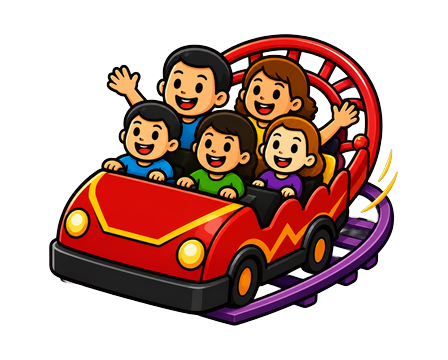
#> input picture apps/theme-park/scripts/symbol-sources/car-draw-high.png, 448 x 360 px, given in place of plaza.webp, which was not available
$ python build_backdrop.py
#> lines starting #> are read from the running program, lines starting #| are printed output that depends on the picture; pictures that were not available may be replaced by others from this repository, and a replacement may not be noted
#!/usr/bin/env python3
"""Bake the two full-viewport CSS backdrop blurs into assets.

Both `.game-shell::before` (<Game>) and `.backdrop` (<SplashIntro>) used to paint the full-size art
and then ask the browser for `filter: blur(20-26px) brightness(...) saturate(...)` on a layer the
size of the viewport. WebKit rasterises large-radius blurs far slower than Blink does, and this one
sits directly under a canvas that repaints every frame — measured on forest-gang as one of the two
causes of "Safari is very laggy". A blurred image is a blurred image: bake it once, ship a tiny file,
and let the browser do nothing but scale it.

The blur radius is scaled to the BAKE size. CSS `blur(<len>)` is a Gaussian whose standard deviation
IS that length, applied at the element's rendered size — roughly 1.24x the viewport width here
(inset -6% plus scale(1.12)). So the equivalent radius at bake width w is `len * w / rendered`, and
the browser's own upscale back to the viewport only smooths it further.

Run from apps/theme-park:  python3 scripts/backdrop/build_backdrop.py
"""

from pathlib import Path

from PIL import Image, ImageEnhance, ImageFilter

ROOT = Path(__file__).resolve().parents[2]
STATIC = ROOT / "static" / "assets" / "theme-park"

# Width the blur was authored against: a 1920 viewport, blown up by inset -6% and scale(1.12).
RENDERED_W = 1920 * 1.24
# Small enough that the file is a rounding error, large enough that the upscale stays smooth.
BAKE_W = 480


def bake(source: Path, target: Path, blur_px: float, brightness: float, saturate: float) -> None:
#> called with blur_px = 20, brightness = 0.28, saturate = 0.8
    image = Image.open(source).convert("RGB")
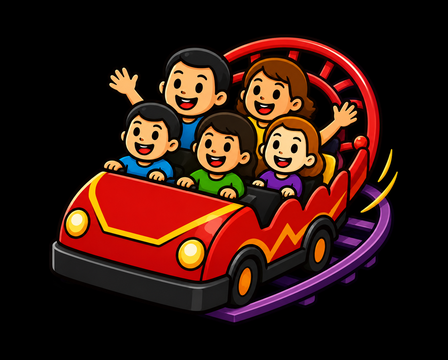
#> image: PIL image 448x360 RGB; mean R, G, B 53.5, 23.5, 15.8
    scale = BAKE_W / RENDERED_W
    height = round(BAKE_W * image.height / image.width)
#> height = 386
    image = image.resize((BAKE_W, height), Image.LANCZOS)
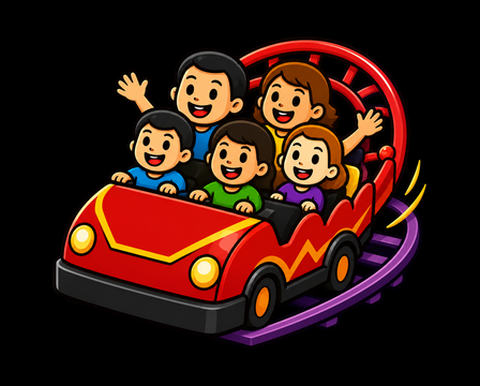
#> image: PIL image 480x386 RGB; mean R, G, B 53.5, 23.6, 15.9
    image = image.filter(ImageFilter.GaussianBlur(radius=blur_px * scale))
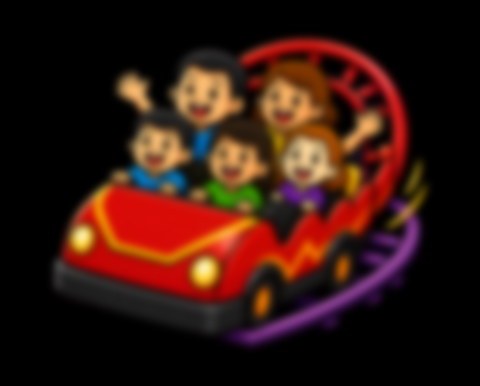
#> image: PIL image 480x386 RGB; mean R, G, B 53.5, 23.6, 15.8
    image = ImageEnhance.Color(image).enhance(saturate)
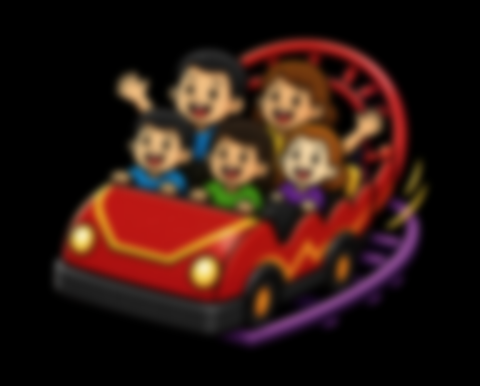
#> image: PIL image 480x386 RGB; mean R, G, B 48.9, 25.1, 18.8
    image = ImageEnhance.Brightness(image).enhance(brightness)
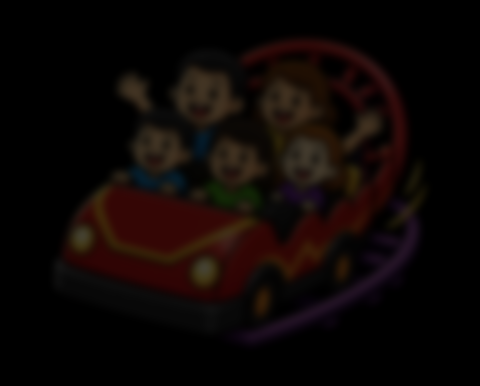
#> image: PIL image 480x386 RGB; mean R, G, B 13.5, 6.8, 5
    image.save(target, "WEBP", quality=82, method=6)
#> (the run stopped early here; a loop or call above may not have finished)
